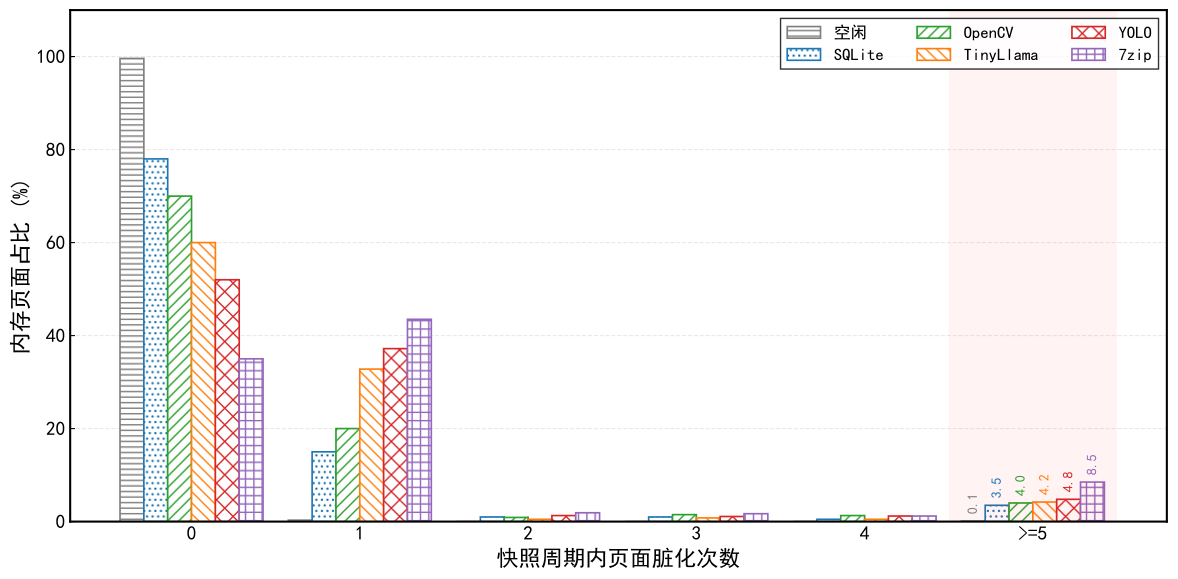

The script that saved this image:
import matplotlib.pyplot as plt
import numpy as np
import os

# --- 1. 样式设置 ---
plt.rcParams['font.sans-serif'] = ['SimHei', 'SimSun', 'Arial Unicode MS']
plt.rcParams['font.family'] = 'sans-serif'
plt.rcParams['font.size'] = 14
plt.rcParams['axes.linewidth'] = 1.5
plt.rcParams['axes.unicode_minus'] = False
plt.rcParams['xtick.direction'] = 'in'
plt.rcParams['ytick.direction'] = 'in'

def plot_write_frequency_distribution_final():
    # --- 2. 数据准备 ---
    # 修改标签为 >=5
    x_labels = ['0', '1', '2', '3', '4', '>=5']
    
    # 数据调整策略：
    # 1. 大幅削减中间项 (2, 3, 4) 的数值，使其呈现更明显的"凹"字形或 L 形
    # 2. >=5 的数据控制在 5% 以内 (7zip 除外)
    # 3. 减少的数值回填给 0 (冷页面) 或 1
    data = {
        # Idle: 几乎全0
        "空闲":    [99.6, 0.3,  0.0, 0.0, 0.0, 0.1],
        
        # SQLite: 中间极少，两头翘
        "SQLite":         [78.0, 15.0, 1.0, 1.0, 0.5, 3.5], 
        
        # OpenCV: 
        "OpenCV":         [70.0, 20.0, 0.9, 1.5, 1.3, 4.0],
        
        # TinyLlama: 
        "TinyLlama":      [60.0, 32.8, 0.5, 0.8, 0.5, 4.2],
        
        # YOLO: 
        "YOLO":           [52.0, 37.2, 1.3, 1.1, 1.2, 4.8],
        
        # 7zip: 允许稍微超一点 (6.5%)
        "7zip":           [35.0, 43.5, 1.9, 1.7, 1.2, 8.5]
    }

    # --- 3. 绘图参数 ---
    x = np.arange(len(x_labels)) 
    total_width = 0.85 #稍微加宽一点整体宽度
    n_bars = len(data)
    width = total_width / n_bars 
    
    fig, ax = plt.subplots(figsize=(12, 6))

    colors = ['#7f7f7f', '#1f77b4', '#2ca02c', '#ff7f0e', '#d62728', '#9467bd']
    patterns = ['---', '...', '///', '\\\\\\', 'xx', '++'] 
    
    # --- 4. 循环绘制 ---
    for i, (label, percentages) in enumerate(data.items()):
        offset = (i - n_bars / 2) * width + width / 2
        
        bars = ax.bar(
            x + offset,
            percentages,
            width,
            label=label,
            hatch=patterns[i],
            edgecolor=colors[i],
            color='white',
            linewidth=1.2
        )
        
        # --- 视觉放大技巧：为最后一列 (>=5) 添加数值标注 ---
        # 只在最后一个数据点 (index = 6) 上添加文字
        val = percentages[-1] # 获取 >=5 的值
        x_pos = x[-1] + offset # 获取最后一根柱子的位置
        
        # 只有当数值大于0.1时才显示，避免显示空闲任务的0.1挤在一起
        if val > 0: 
            ax.text(
                x_pos, 
                val + 1.5, # 文字位置在柱子上方一点
                f"{val}", 
                ha='center', 
                va='bottom', 
                fontsize=10, 
                fontweight='bold',
                color=colors[i], # 文字颜色与柱子边框一致
                rotation=90 # 旋转文字防止重叠
            )

    # --- 5. 细节调整 ---
    
    ax.set_ylabel('内存页面占比 (%)', fontsize=16)
    ax.set_xticks(x)
    ax.set_xticklabels(x_labels, fontsize=14)
    ax.set_xlabel('快照周期内页面脏化次数', fontsize=16)

    ax.set_ylim(0, 110) # 稍微增加Y轴高度以容纳标注
    ax.yaxis.grid(True, linestyle='--', alpha=0.3)
    ax.set_axisbelow(True)

    # --- 视觉放大技巧：高亮最后一块区域 ---
    # 在 >=5 的位置画一个淡淡的红色背景框
    ax.axvspan(4.5, 5.5, color='red', alpha=0.05, lw=0)
    # 可以在上方加一个简单的注释（可选）
    # ax.text(6, 105, "Hotspot Area", ha='center', fontsize=12, color='darkred')

    # 图例
    ax.legend(loc='upper right', frameon=True, edgecolor='black', 
              fancybox=False, fontsize=12, ncol=3)

    plt.tight_layout()

    # --- 6. 保存 ---
        
    plt.savefig('zipf.pdf', format='pdf', bbox_inches='tight')
    plt.show()

if __name__ == "__main__":
    plot_write_frequency_distribution_final()
